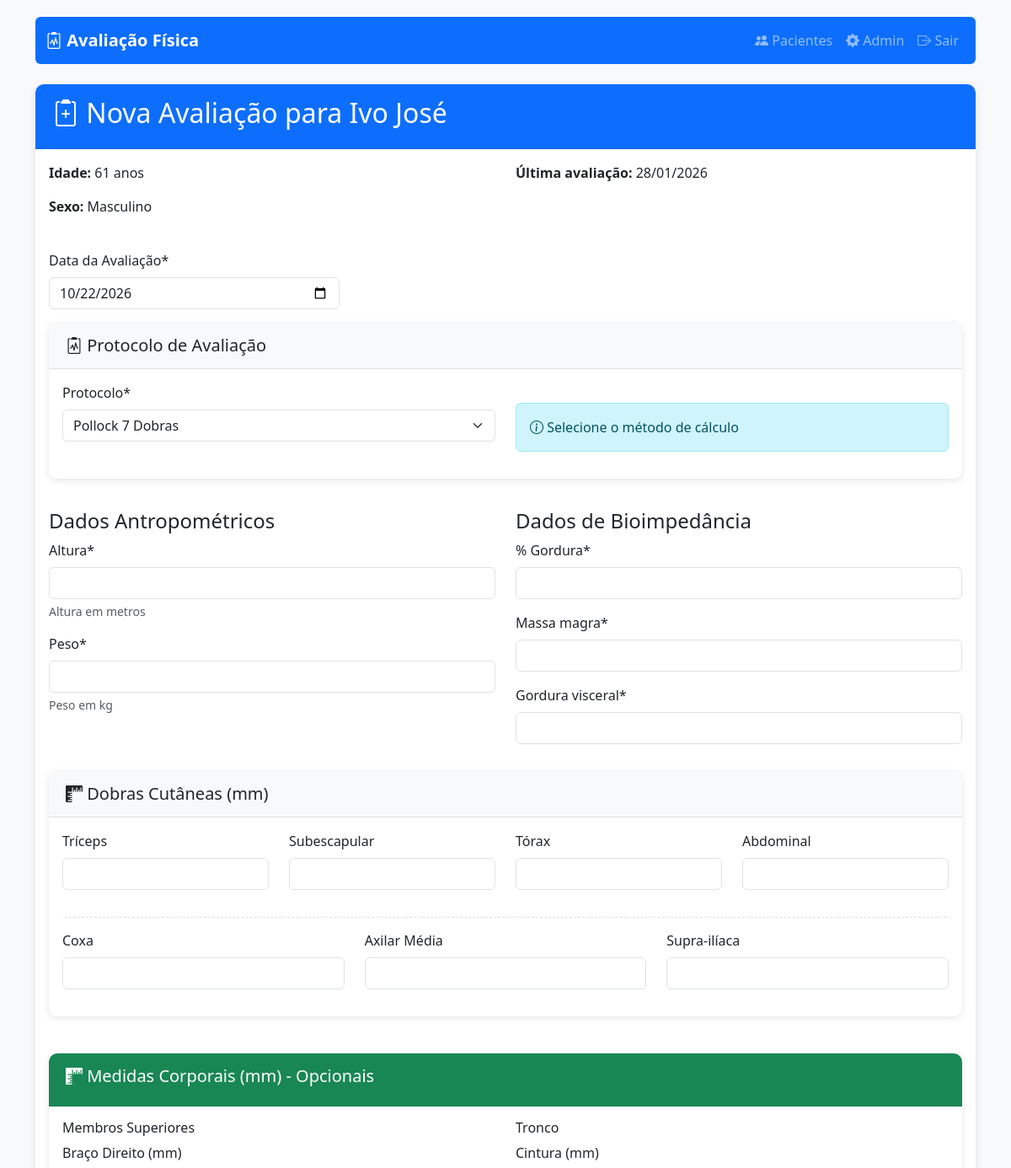
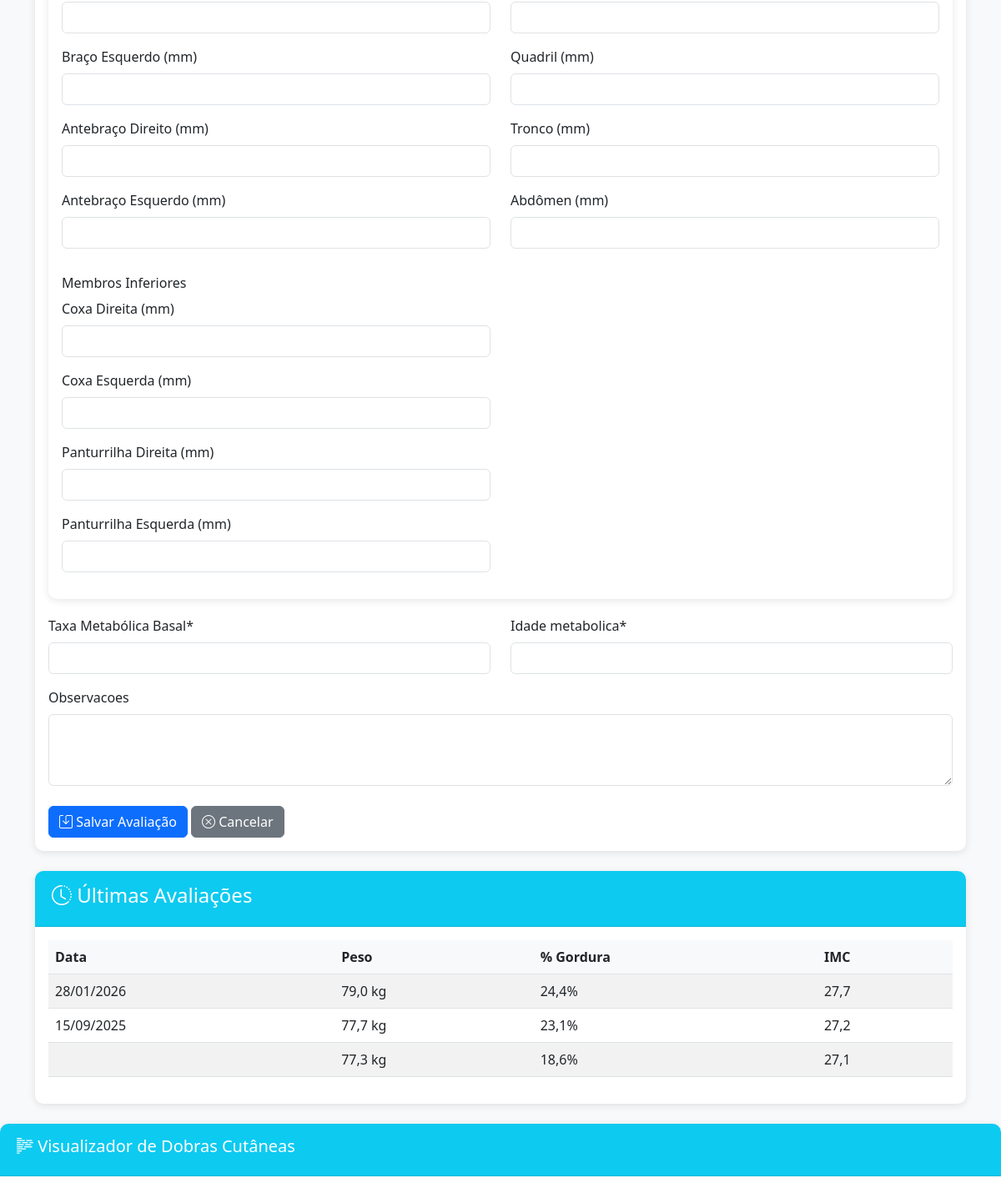
The app's page /pacientes/4/avaliacao/nova/ (signed in, upper part), older data (2 pictures, top to bottom).
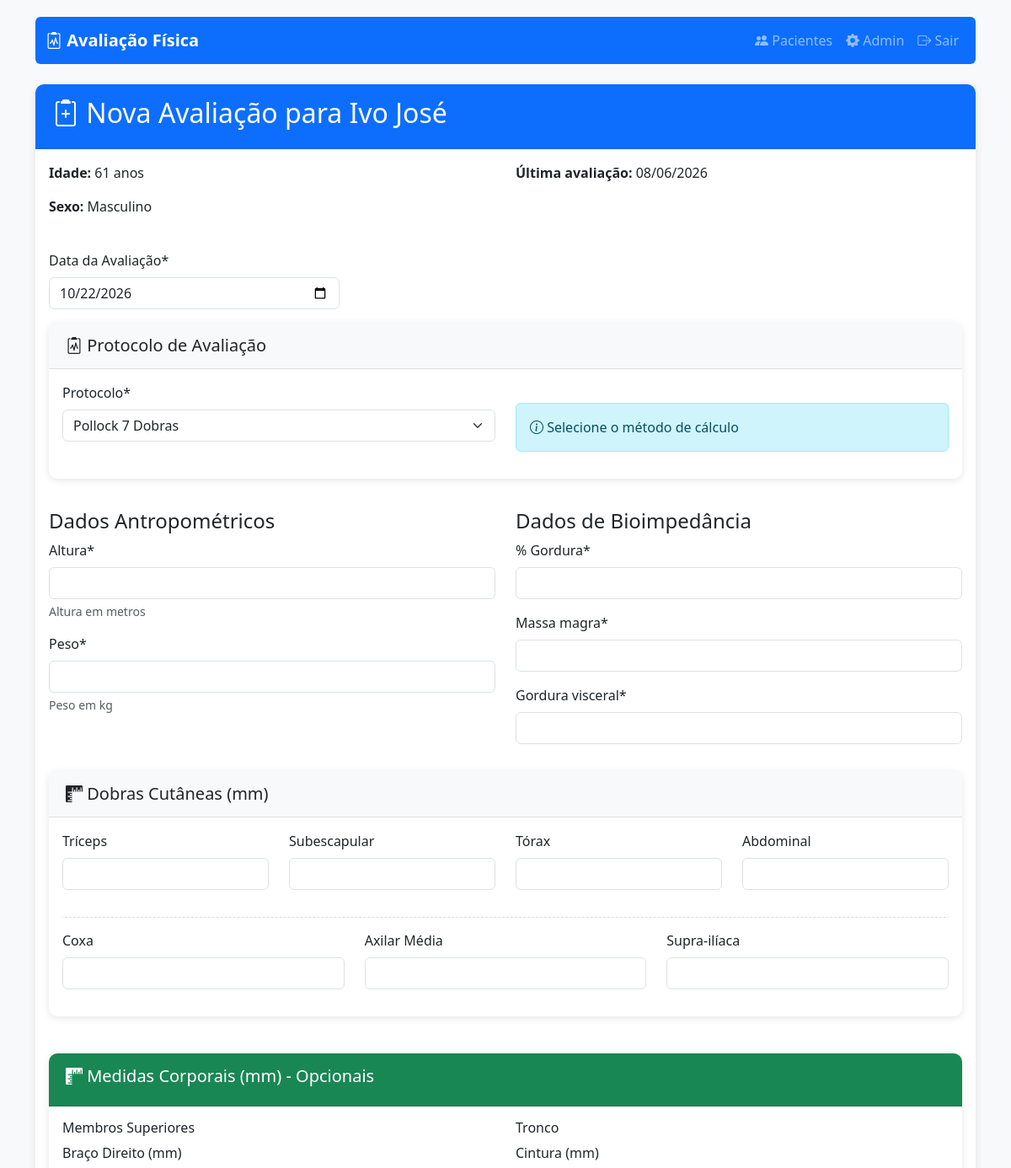
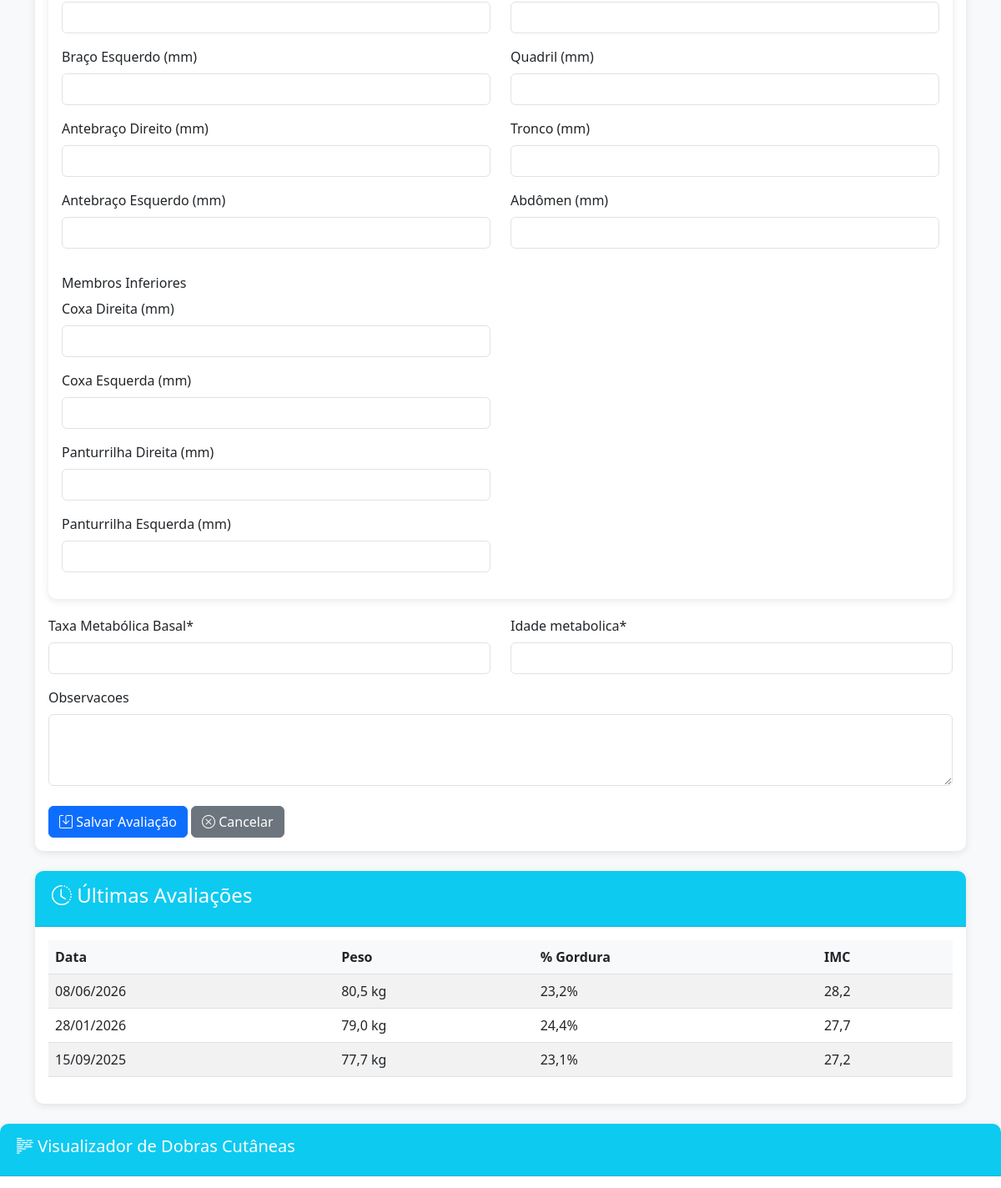
The same page, newer data (2 pictures, top to bottom).
### avaliacao/models.py (models this page shows, shortened)
class Avaliacao(models.Model):
    PROTOCOLOS = [
        ('POLLOCK_7', 'Pollock 7 Dobras'),
        ('FALKNER_4', 'Falkner 4 Dobras'),
    ]
    protocolo = models.CharField(
        max_length=10,
        choices=PROTOCOLOS,
        default='POLLOCK_7'
    )
    paciente = models.ForeignKey(Paciente, on_delete=models.CASCADE, related_name='avaliacoes')
    data_avaliacao = models.DateField()  # Removido o 'default' (agora será obrigatório preencher)
    altura = models.FloatField(help_text="Altura em metros")
    peso = models.FloatField(help_text="Peso em kg")
    percentual_gordura = models.FloatField(verbose_name="% Gordura")
    massa_magra = models.FloatField()
    gordura_visceral = models.IntegerField()
    tmb = models.IntegerField(verbose_name="Taxa Metabólica Basal")
    idade_metabolica = models.IntegerField()
    observacoes = models.TextField(blank=True)
    torax = models.FloatField('Tórax', null=True, blank=True)
    triceps = models.FloatField('Tríceps', null=True, blank=True)
    abdominal = models.FloatField('Abdominal', null=True, blank=True)
    coxa = models.FloatField('Coxa', null=True, blank=True)
    axilar_media = models.FloatField('Axilar Média', null=True, blank=True)
    subescapular = models.FloatField('Subescapular', null=True, blank=True)
    suprailiaca = models.FloatField('Supra-ilíaca', null=True, blank=True)
    braco_direito = models.FloatField('Braço Direito (mm)', null=True, blank=True)
    braco_esquerdo = models.FloatField('Braço Esquerdo (mm)', null=True, blank=True)
    antebraco_direito = models.FloatField('Antebraço Direito (mm)', null=True, blank=True)
    antebraco_esquerdo = models.FloatField('Antebraço Esquerdo (mm)', null=True, blank=True)
    cintura = models.FloatField('Cintura (mm)', null=True, blank=True)
    quadril = models.FloatField('Quadril (mm)', null=True, blank=True)
    tronco = models.FloatField('Tronco (mm)', null=True, blank=True)
    abdomen = models.FloatField('Abdômen (mm)', null=True, blank=True)
    coxa_direita = models.FloatField('Coxa Direita (mm)', null=True, blank=True)
    coxa_esquerda = models.FloatField('Coxa Esquerda (mm)', null=True, blank=True)
    panturrilha_direita = models.FloatField('Panturrilha Direita (mm)', null=True, blank=True)
    panturrilha_esquerda = models.FloatField('Panturrilha Esquerda (mm)', null=True, blank=True)
    class Meta:
        ordering = ['-data_avaliacao']
    @property
    def imc(self):
        return self.peso / (self.altura ** 2)

### avaliacao/views.py (the view)
# urls.py: path('pacientes/<int:paciente_id>/avaliacao/nova/', views.nova_avaliacao, name='nova_avaliacao'),
@login_required
def nova_avaliacao(request, paciente_id):
    paciente = get_object_or_404(Paciente, pk=paciente_id)
    if request.method == 'POST':
        print("Dados recebidos:", request.POST)  # Debug: imprime os dados do formulário
        form = AvaliacaoForm(request.POST)
        if form.is_valid():
            avaliacao = form.save(commit=False)
            avaliacao.paciente = paciente
            if avaliacao.protocolo and any([
                avaliacao.triceps, avaliacao.subescapular,
                avaliacao.torax, avaliacao.abdominal,
                avaliacao.coxa, avaliacao.axilar_media,
                avaliacao.suprailiaca
            ]):
                soma_dobras = sum([
                    avaliacao.triceps or 0,
                    avaliacao.subescapular or 0,
                    avaliacao.torax or 0,
                    avaliacao.abdominal or 0,
                    avaliacao.coxa or 0,
                    avaliacao.axilar_media or 0,
                    avaliacao.suprailiaca or 0
                ])
                percentual, _ = calcular_gordura(
                soma_dobras if avaliacao.protocolo == 'POLLOCK_7' else (avaliacao.triceps + avaliacao.subescapular + avaliacao.torax + avaliacao.abdominal),
                paciente.idade,
                paciente.sexo,
                avaliacao.protocolo
                )
                avaliacao.percentual_gordura = percentual
            avaliacao.save()
            return redirect('avaliacao:historico_avaliacoes', paciente_id=paciente.id)
        else:
            print("Erros do formulário:", form.errors.as_json())  # Debug: imprime os erros do formulário
    else:
        form = AvaliacaoForm()
    return render(request, 'avaliacao/form_avaliacao.html', {
        'form': form,
        'paciente': paciente,
        'avaliacoes_anteriores': Avaliacao.objects.filter(paciente=paciente).order_by('-data_avaliacao')[:3],
        'titulo': f'Nova Avaliação - {paciente.nome}'
    })

### avaliacao/models.py (called while the page is built)
    @property
    def idade(self):
        hoje = date.today()
        return hoje.year - self.data_nascimento.year - (
            (hoje.month, hoje.day) < (self.data_nascimento.month, self.data_nascimento.day)
        )

### avaliacao/templates/avaliacao/form_avaliacao.html (shortened to what the changed rows need)
{% extends 'avaliacao/base.html' %}
{% load crispy_forms_tags %}
{% block content %}
<div class="card mb-4">
    <div class="card-header bg-primary text-white">
        <h2>
            <i class="bi bi-clipboard2-plus"></i>
            Nova Avaliação para {{ paciente.nome }}
        </h2>
    </div>
    <div class="card-body">
        <div class="row mb-4">
            <div class="col-md-6">
                <p><strong>Última avaliação:</strong>
                   {% if avaliacoes_anteriores %}
                       {{ avaliacoes_anteriores.0.data_avaliacao|date:"d/m/Y" }}
                   {% else %}
                       Nenhuma avaliação anterior
                   {% endif %}
                </p>
            </div>
        </div>
    </div>
</div>
{% if avaliacoes_anteriores %}
<div class="card">
    <div class="card-body">
        <div class="table-responsive">
            <table class="table table-striped">
                <thead>
                    <tr>
                        <th>Data</th>
                        <th>Peso</th>
                        <th>% Gordura</th>
                        <th>IMC</th>
                    </tr>
                </thead>
                <tbody>
                    {% for av in avaliacoes_anteriores %}
                    <tr>
                        <td>{{ av.data_avaliacao|date:"d/m/Y" }}</td>
                        <td>{{ av.peso }} kg</td>
                        <td>{{ av.percentual_gordura }}%</td>
                        <td>{{ av.imc|floatformat:1 }}</td>
                    </tr>
                    {% endfor %}
                </tbody>
            </table>
        </div>
    </div>
</div>
{% endif %}
{% endblock %}

Row changes from the older to the newer data that the page shows:
no longer on this page (row unchanged): Avaliacao: peso "77,3", percentual_gordura "18,6", imc "27,1"
added Avaliacao: data_avaliacao "08/06/2026", peso "80,5", percentual_gordura "23,2", imc "28,2"
Text that changed along with them:
{{ avaliacoes_anteriores.0.data_avaliacao|date:"d/m/Y" }}: "28/01/2026" → "08/06/2026"
